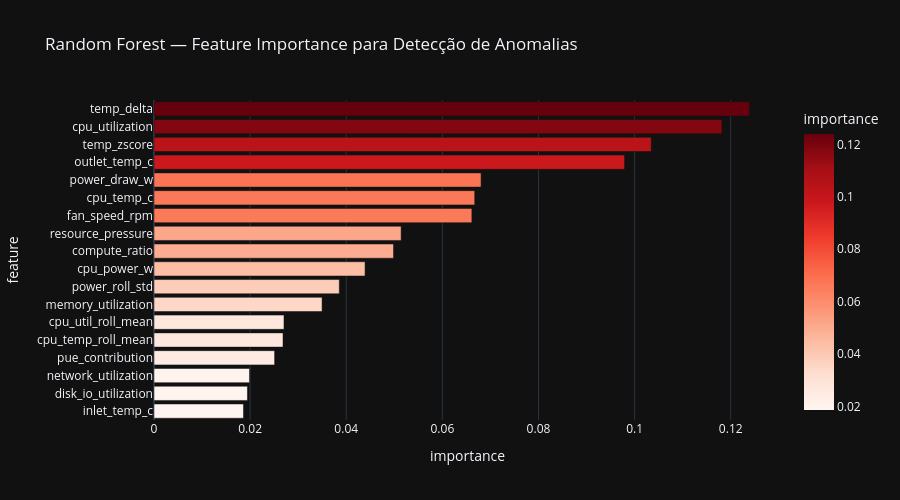

This figure's notebook cell:
### Code cell
feature_importance = pd.DataFrame({
    'feature':   ALL_FEATURES,
    'importance': rf.feature_importances_
}).sort_values('importance', ascending=True)

fig = px.bar(
    feature_importance,
    x='importance',
    y='feature',
    orientation='h',
    title='Random Forest — Feature Importance para Detecção de Anomalias',
    color='importance',
    color_continuous_scale='Reds',
    template='plotly_dark'
)
fig.update_layout(height=500, showlegend=False)
fig.show()

print('\nTop 5 features mais importantes:')
print(feature_importance.tail(5)[['feature','importance']].to_string(index=False))

### Figure 1 — Plotly figure (JSON) as saved in the notebook; plotly's stock layout.template omitted (floating-point values rounded to 4 significant figures)
{"data": [{"hovertemplate": "importance=%{marker.color}<br>feature=%{y}<extra></extra>", "legendgroup": "", "marker": {"color": [0.01862, 0.01944, 0.01986, 0.02509, 0.02684, 0.02705, 0.03497, 0.03855, 0.04391, 0.04983, 0.05142, 0.06613, 0.06673, 0.06805, 0.09791, 0.1035, 0.1182, 0.1239], "coloraxis": "coloraxis", "pattern": {"shape": ""}}, "name": "", "orientation": "h", "showlegend": false, "textposition": "auto", "type": "bar", "x": [0.01862, 0.01944, 0.01986, 0.02509, 0.02684, 0.02705, 0.03497, 0.03855, 0.04391, 0.04983, 0.05142, 0.06613, 0.06673, 0.06805, 0.09791, 0.1035, 0.1182, 0.1239], "xaxis": "x", "y": ["inlet_temp_c", "disk_io_utilization", "network_utilization", "pue_contribution", "cpu_temp_roll_mean", "cpu_util_roll_mean", "memory_utilization", "power_roll_std", "cpu_power_w", "compute_ratio", "resource_pressure", "fan_speed_rpm", "cpu_temp_c", "power_draw_w", "outlet_temp_c", "temp_zscore", "cpu_utilization", "temp_delta"], "yaxis": "y"}], "layout": {"barmode": "relative", "coloraxis": {"colorbar": {"title": {"text": "importance"}}, "colorscale": [[0, "rgb(255,245,240)"], [0.125, "rgb(254,224,210)"], [0.25, "rgb(252,187,161)"], [0.375, "rgb(252,146,114)"], [0.5, "rgb(251,106,74)"], [0.625, "rgb(239,59,44)"], [0.75, "rgb(203,24,29)"], [0.875, "rgb(165,15,21)"], [1, "rgb(103,0,13)"]]}, "height": 500, "legend": {"tracegroupgap": 0}, "showlegend": false, "title": {"text": "Random Forest — Feature Importance para Detecção de Anomalias"}, "xaxis": {"anchor": "y", "domain": [0, 1], "title": {"text": "importance"}}, "yaxis": {"anchor": "x", "domain": [0, 1], "title": {"text": "feature"}}}}
